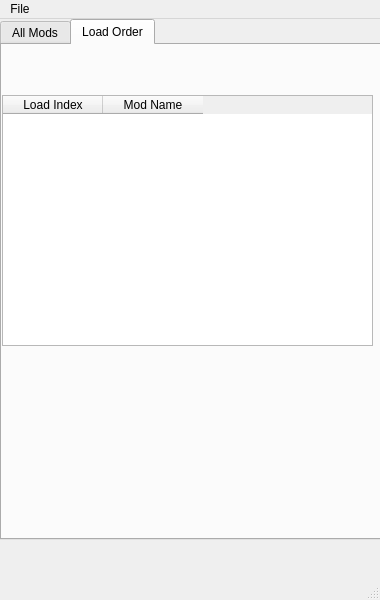
<?xml version="1.0" encoding="UTF-8"?>
<ui version="4.0">
 <class>MainWindow</class>
 <widget class="QMainWindow" name="MainWindow">
  <property name="geometry">
   <rect>
    <x>0</x>
    <y>0</y>
    <width>380</width>
    <height>600</height>
   </rect>
  </property>
  <property name="windowTitle">
   <string>MainWindow</string>
  </property>
  <widget class="QWidget" name="centralwidget">
   <widget class="QTabWidget" name="tabWidget">
    <property name="geometry">
     <rect>
      <x>0</x>
      <y>0</y>
      <width>381</width>
      <height>521</height>
     </rect>
    </property>
    <property name="currentIndex">
     <number>1</number>
    </property>
    <widget class="QWidget" name="tab">
     <attribute name="title">
      <string>All Mods</string>
     </attribute>
    </widget>
    <widget class="QWidget" name="tab_2">
     <attribute name="title">
      <string>Load Order</string>
     </attribute>
     <widget class="QTableWidget" name="tableWidget">
      <property name="geometry">
       <rect>
        <x>0</x>
        <y>50</y>
        <width>371</width>
        <height>251</height>
       </rect>
      </property>
      <column>
       <property name="text">
        <string>Load Index</string>
       </property>
      </column>
      <column>
       <property name="text">
        <string>Mod Name</string>
       </property>
      </column>
     </widget>
    </widget>
   </widget>
  </widget>
  <widget class="QMenuBar" name="menubar">
   <property name="geometry">
    <rect>
     <x>0</x>
     <y>0</y>
     <width>380</width>
     <height>21</height>
    </rect>
   </property>
   <widget class="QMenu" name="menuFile">
    <property name="title">
     <string>File</string>
    </property>
    <addaction name="actionQuit"/>
   </widget>
   <addaction name="menuFile"/>
  </widget>
  <widget class="QStatusBar" name="statusbar"/>
  <action name="actionQuit">
   <property name="text">
    <string>Quit</string>
   </property>
  </action>
 </widget>
 <resources/>
 <connections/>
</ui>
